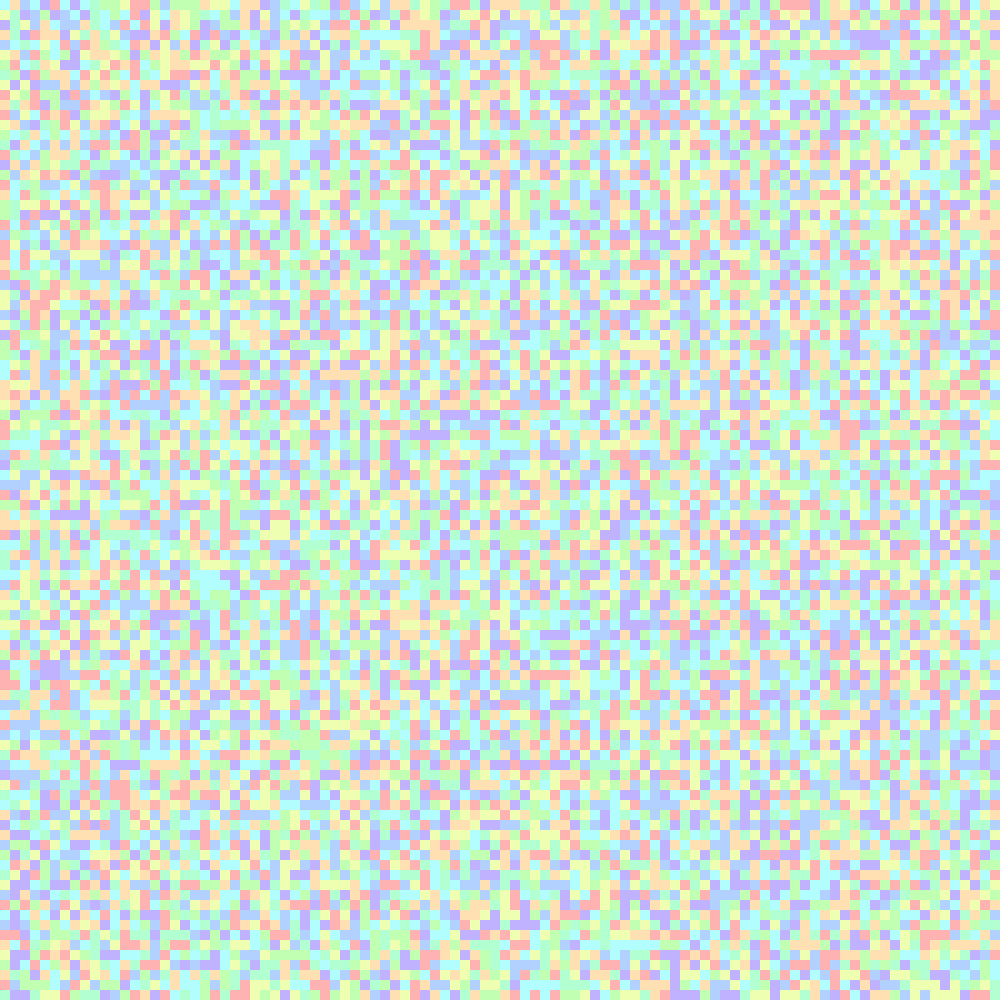
Frame 1 (no input)
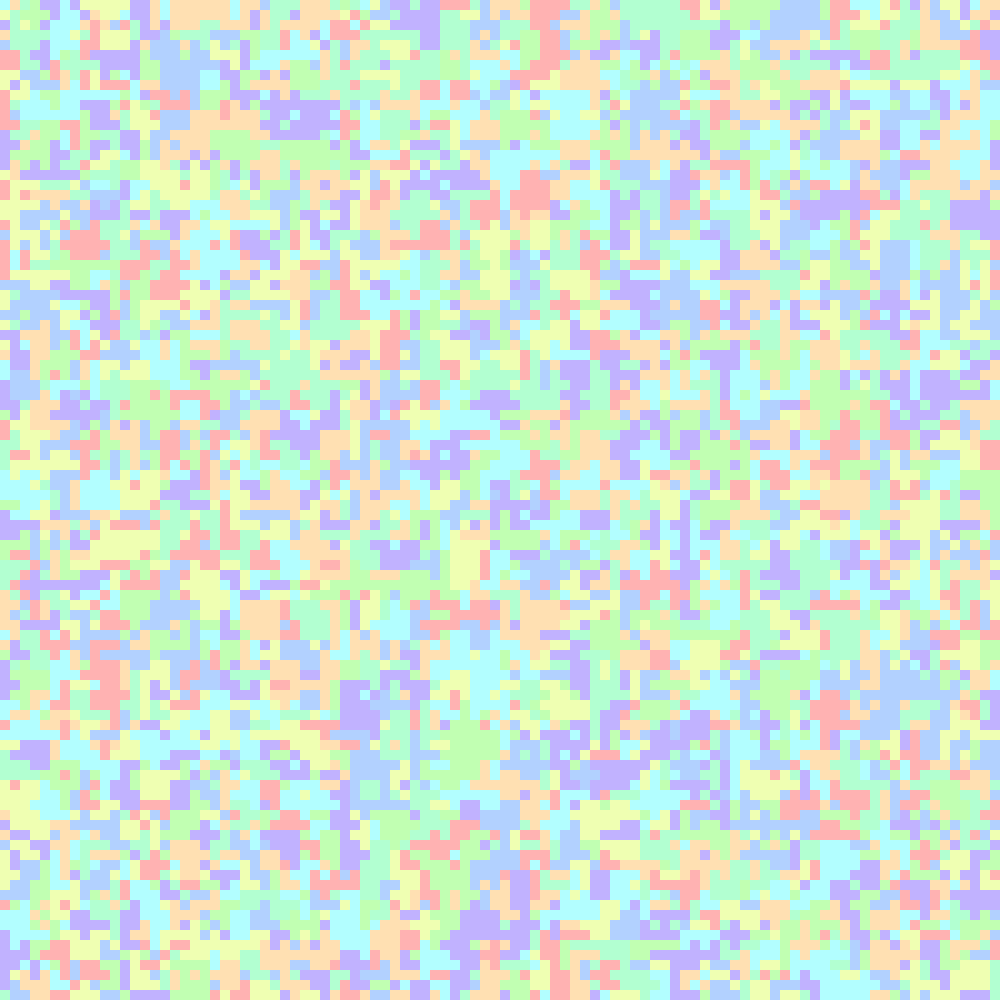
Frame 60 (the mouse pressed at the canvas centre just before this capture)
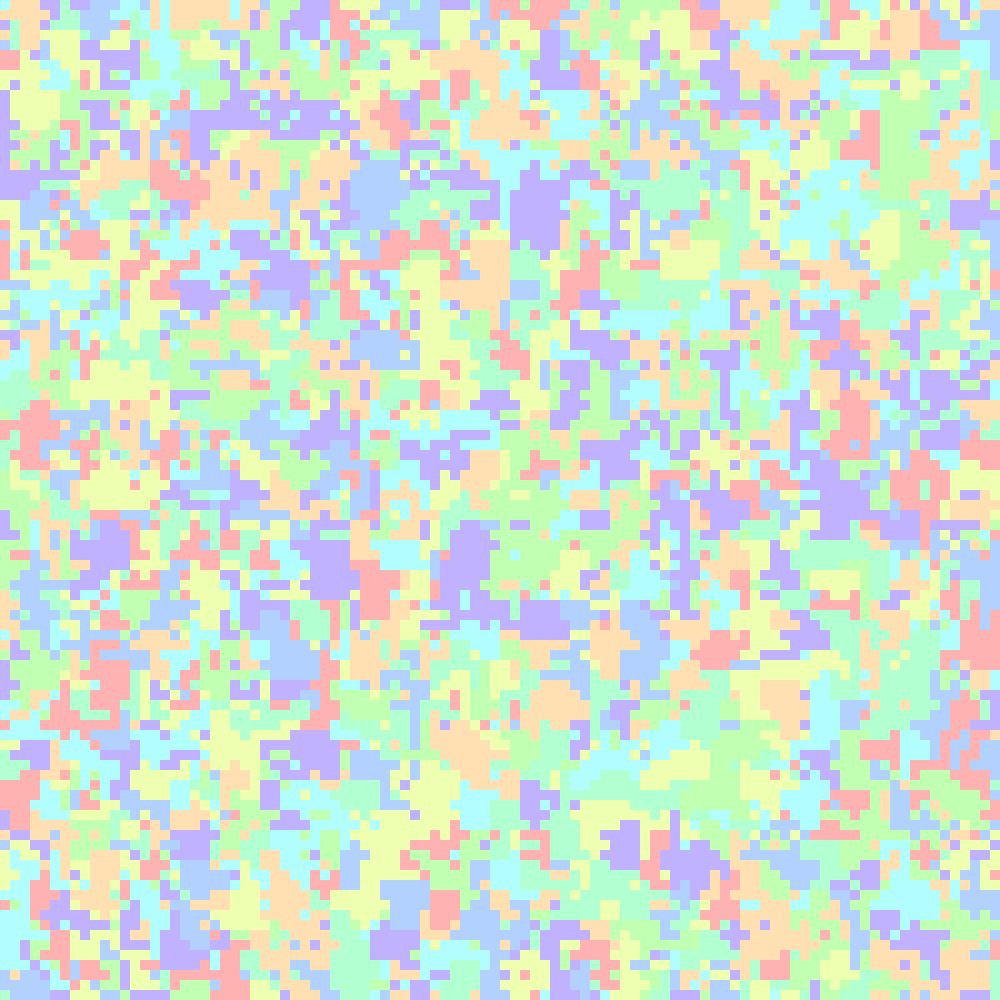
Frame 120 (the mouse held since frame 60 and released just before this capture)

The Processing sketch that drew these frames (run headless with seeded random() and noise(); from frame 60 on, the mouse is pressed at the canvas centre):

// Processing sketch: TriColorCA2D
// ── TriColorCA2D.pde
class Cell {
  int type;
  float health;
  int pred=0;
}
color colForType(int t, float f) {
  if (t==0)return color(0);
  return color(red(cols[t-1])*f, green(cols[t-1])*f, blue(cols[t-1])*f);
}
int randType() {
  return int(random(numTypes))+1;
}
color[]cols;
int numTypes=8;
Cell[][]grid;
int cellSize;
int gridSize;
void settings() {
  gridSize=100;
  cellSize=1000/gridSize;
  size(cellSize*gridSize, cellSize*gridSize);
}
void doCols() {
  cols=new color[numTypes];
  for (int i=0; i<numTypes; i++) {
    colorMode(HSB, 100);
    cols[i]=color(map(i, 0, numTypes+1, 0, 90), 30, 100);
    //cols[i]=color(random(100),10,random(25)+75);
    colorMode(RGB, 255);
  }
}
void setup() {
  doCols();
  grid=new Cell[gridSize][gridSize];
  for (int x=0; x<gridSize; x++) {
    for (int y=0; y<gridSize; y++) {
      grid[x][y]=new Cell();
      grid[x][y].health=10;
      grid[x][y].type=0;
      //if(random(100)<10)
      grid[x][y].type=randType();
    }
  }
  for (int i=0; i<0; i++) {
    setRandType(1);
    setRandType(2);
    setRandType(3);
  }
}
int mouseType=0;
void keyPressed() {
  if (key=='1')mouseType=1;
  if (key=='2')mouseType=2;
  if (key=='3')mouseType=3;
  if (key=='4')mouseType=0;
  if (key=='h')showHealth=!showHealth;
  if (key=='c')doCols();
}
void mouseDragged() {
  int mx=int(mouseX/cellSize);
  int my=int(mouseY/cellSize);
  grid[mx][my].type=constrain(mouseType, 0, numTypes);
  grid[mx][my].health=30;
}
void setRandType(int t) {
  grid[int(random(gridSize))][int(random(gridSize))].type=t;
}
void draw() {
  background(255);
  for (int x=0; x<gridSize; x++) {
    for (int y=0; y<gridSize; y++) {
      int t=grid[x][y].type;
      if (showHealth)fill(colForType(t, grid[x][y].health/10));
      else fill(colForType(t, 1));
      noStroke();
      rect(x*cellSize, y*cellSize, cellSize, cellSize);
    }
  }
  for (int i=0; i<10; i++)iterate();
  surface.setTitle("TriColorCA, frameRate="+nf(frameRate, 2, 3));
}  
float dh=1.0/10;
float r=1.0;

void remakeCell(int x, int y, int t) {
  grid[x][y].type=t;
  grid[x][y].health=10;
}
boolean showHealth=false;
boolean canAbeatB(int a, int b) {
  if (b==0)return true;
  //if(random(100)<1)println(a);  
  //return a==b+1;
  //return a==((b+1)%numTypes);
  //if(a==0)return b==1;
  //if
  //if(a==1)return b==2;
  //if(a==2)return b==3;
  //if(a==3)return b==1;
  //return a>b;
  //if(a==1)return b==2;
  //if(a==2)return b==3;
  //if(a==3)return b==1;
  //println(a+" "+(a==numTypes?1:b));
  if (a==numTypes)return b==1;
  return a+1==b;
  //return a>b+1;
  //return false;
}
void iterate() {


  for (int x=0; x<gridSize; x++) {
    for (int y=0; y<gridSize; y++) {

      Cell cell=grid[x][y];
      int type=cell.type;
      if (type==0)continue;
      float health=cell.health;
      if (x>0&&random(1)<r) {
        if (canAbeatB(type, grid[x-1][y].type)) {
          grid[x-1][y].health-=dh;
          grid[x-1][y].pred=type;
        }
      }
      if (y>0&&random(1)<r) {
        if (canAbeatB(type, grid[x][y-1].type)) {
          grid[x][y-1].health-=dh;
          grid[x][y-1].pred=type;
        }
      }
      if (x<gridSize-1&&random(1)<r) {
        if (canAbeatB(type, grid[x+1][y].type)) {
          grid[x+1][y].health-=dh;
          grid[x+1][y].pred=type;
        }
      }
      if (y<gridSize-1&&random(1)<r) {
        if (canAbeatB(type, grid[x][y+1].type)) {
          grid[x][y+1].health-=dh;
          grid[x][y+1].pred=type;
        }
      }
    }
  }
  for (int x=0; x<gridSize; x++) {
    for (int y=0; y<gridSize; y++) {
      if (grid[x][y].health<0) {
        grid[x][y].type=grid[x][y].pred;
        grid[x][y].health=10;
      }
    }
  }
}
